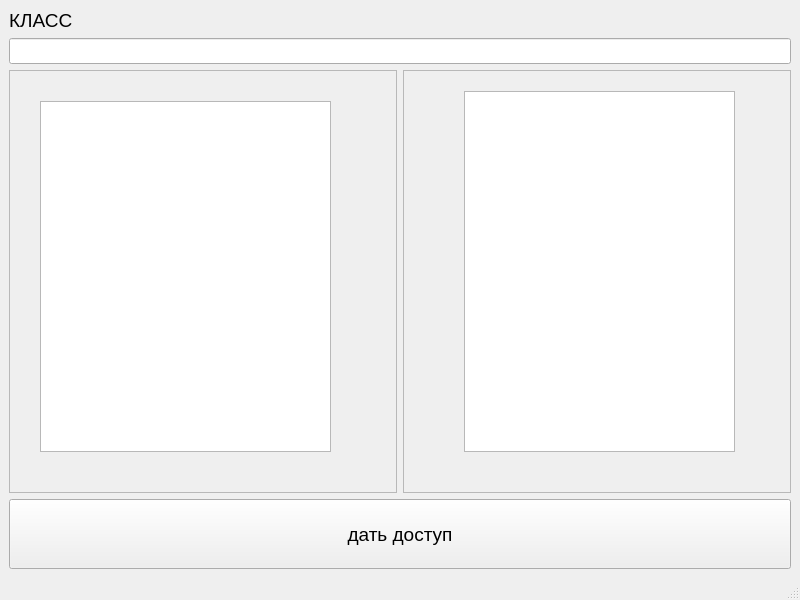
<?xml version="1.0" encoding="UTF-8"?>
<ui version="4.0">
 <class>MainWindow</class>
 <widget class="QMainWindow" name="MainWindow">
  <property name="geometry">
   <rect>
    <x>0</x>
    <y>0</y>
    <width>800</width>
    <height>600</height>
   </rect>
  </property>
  <property name="minimumSize">
   <size>
    <width>0</width>
    <height>70</height>
   </size>
  </property>
  <property name="windowTitle">
   <string>MainWindow</string>
  </property>
  <widget class="QWidget" name="centralwidget">
   <layout class="QVBoxLayout" name="verticalLayout">
    <item>
     <widget class="QLabel" name="label">
      <property name="font">
       <font>
        <pointsize>14</pointsize>
       </font>
      </property>
      <property name="text">
       <string>КЛАСС</string>
      </property>
     </widget>
    </item>
    <item>
     <widget class="QLineEdit" name="name">
      <property name="font">
       <font>
        <pointsize>11</pointsize>
       </font>
      </property>
     </widget>
    </item>
    <item>
     <layout class="QHBoxLayout" name="horizontalLayout">
      <item>
       <widget class="QScrollArea" name="scrollArea_3">
        <property name="widgetResizable">
         <bool>true</bool>
        </property>
        <widget class="QWidget" name="scrollAreaWidgetContents_3">
         <property name="geometry">
          <rect>
           <x>0</x>
           <y>0</y>
           <width>385</width>
           <height>402</height>
          </rect>
         </property>
         <widget class="QTableWidget" name="table_lesson">
          <property name="geometry">
           <rect>
            <x>30</x>
            <y>30</y>
            <width>291</width>
            <height>351</height>
           </rect>
          </property>
         </widget>
        </widget>
       </widget>
      </item>
      <item>
       <widget class="QScrollArea" name="scrollArea">
        <property name="widgetResizable">
         <bool>true</bool>
        </property>
        <widget class="QWidget" name="scrollAreaWidgetContents">
         <property name="geometry">
          <rect>
           <x>0</x>
           <y>0</y>
           <width>385</width>
           <height>402</height>
          </rect>
         </property>
         <widget class="QTableWidget" name="table_class">
          <property name="geometry">
           <rect>
            <x>60</x>
            <y>20</y>
            <width>271</width>
            <height>361</height>
           </rect>
          </property>
         </widget>
        </widget>
       </widget>
      </item>
     </layout>
    </item>
    <item>
     <widget class="QPushButton" name="give_acces">
      <property name="minimumSize">
       <size>
        <width>0</width>
        <height>70</height>
       </size>
      </property>
      <property name="font">
       <font>
        <pointsize>14</pointsize>
       </font>
      </property>
      <property name="text">
       <string>дать доступ</string>
      </property>
     </widget>
    </item>
   </layout>
  </widget>
  <widget class="QMenuBar" name="menubar">
   <property name="geometry">
    <rect>
     <x>0</x>
     <y>0</y>
     <width>800</width>
     <height>21</height>
    </rect>
   </property>
  </widget>
  <widget class="QStatusBar" name="statusbar"/>
 </widget>
 <resources/>
 <connections/>
</ui>
